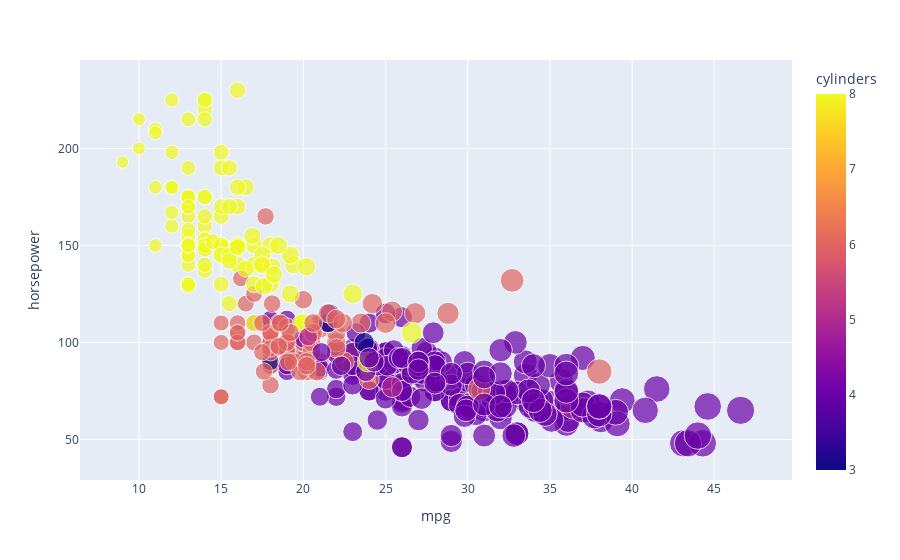

The notebook cell saved with this chart:
### Code cell
px.scatter(data_frame=df, 
          x=df.mpg, y=df.horsepower, size=df.mpg, color=df.cylinders )

### Figure 1 — Plotly figure (JSON) as saved in the notebook; plotly's stock layout.template omitted (floating-point values rounded to 4 significant figures; data arrays with more than 128 entries replaced by an {"elided": "..."} marker saying what was removed)
{"data": [{"hoverlabel": {"namelength": 0}, "hovertemplate": "mpg=%{marker.size}<br>horsepower=%{y}<br>cylinders=%{marker.color}", "legendgroup": "", "marker": {"color": {"elided": "398 int values"}, "coloraxis": "coloraxis", "size": {"elided": "398 float values"}, "sizemode": "area", "sizeref": 0.1165, "symbol": "circle"}, "mode": "markers", "name": "", "showlegend": false, "type": "scatter", "x": {"elided": "398 float values"}, "xaxis": "x", "y": {"elided": "398 str values"}, "yaxis": "y"}], "layout": {"coloraxis": {"colorbar": {"title": {"text": "cylinders"}}, "colorscale": [[0, "#0d0887"], [0.1111, "#46039f"], [0.2222, "#7201a8"], [0.3333, "#9c179e"], [0.4444, "#bd3786"], [0.5556, "#d8576b"], [0.6667, "#ed7953"], [0.7778, "#fb9f3a"], [0.8889, "#fdca26"], [1, "#f0f921"]]}, "legend": {"itemsizing": "constant", "tracegroupgap": 0}, "margin": {"t": 60}, "xaxis": {"anchor": "y", "domain": [0, 1], "title": {"text": "mpg"}}, "yaxis": {"anchor": "x", "domain": [0, 1], "title": {"text": "horsepower"}}}}
